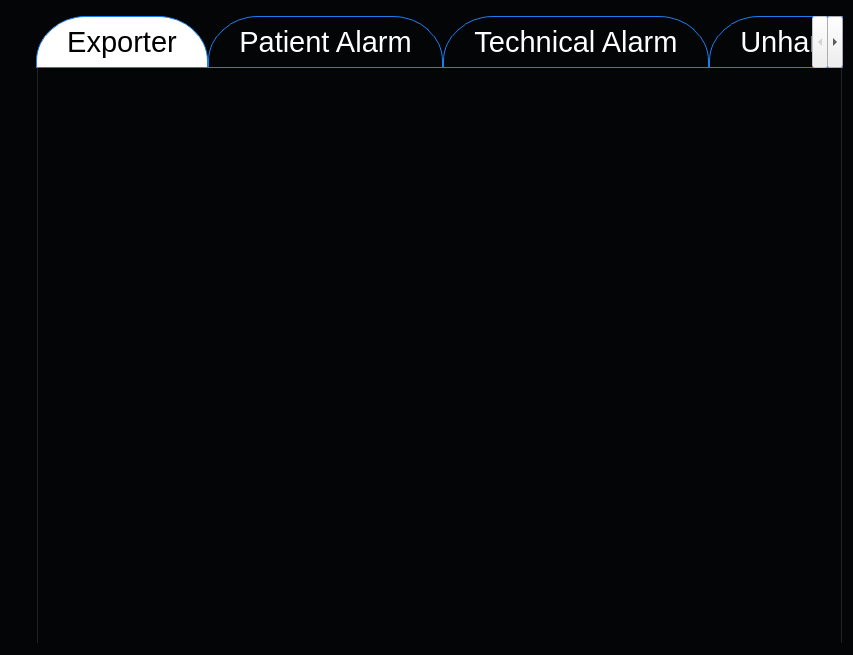
<?xml version="1.0" encoding="UTF-8"?>
<ui version="4.0">
 <class>Tab_Utilities_Widget</class>
 <widget class="QWidget" name="Tab_Utilities_Widget">
  <property name="geometry">
   <rect>
    <x>0</x>
    <y>0</y>
    <width>853</width>
    <height>655</height>
   </rect>
  </property>
  <property name="palette">
   <palette>
    <active>
     <colorrole role="Button">
      <brush brushstyle="SolidPattern">
       <color alpha="255">
        <red>4</red>
        <green>5</green>
        <blue>7</blue>
       </color>
      </brush>
     </colorrole>
     <colorrole role="Base">
      <brush brushstyle="SolidPattern">
       <color alpha="255">
        <red>4</red>
        <green>5</green>
        <blue>7</blue>
       </color>
      </brush>
     </colorrole>
     <colorrole role="Window">
      <brush brushstyle="SolidPattern">
       <color alpha="255">
        <red>4</red>
        <green>5</green>
        <blue>7</blue>
       </color>
      </brush>
     </colorrole>
    </active>
    <inactive>
     <colorrole role="Button">
      <brush brushstyle="SolidPattern">
       <color alpha="255">
        <red>4</red>
        <green>5</green>
        <blue>7</blue>
       </color>
      </brush>
     </colorrole>
     <colorrole role="Base">
      <brush brushstyle="SolidPattern">
       <color alpha="255">
        <red>4</red>
        <green>5</green>
        <blue>7</blue>
       </color>
      </brush>
     </colorrole>
     <colorrole role="Window">
      <brush brushstyle="SolidPattern">
       <color alpha="255">
        <red>4</red>
        <green>5</green>
        <blue>7</blue>
       </color>
      </brush>
     </colorrole>
    </inactive>
    <disabled>
     <colorrole role="Button">
      <brush brushstyle="SolidPattern">
       <color alpha="255">
        <red>4</red>
        <green>5</green>
        <blue>7</blue>
       </color>
      </brush>
     </colorrole>
     <colorrole role="Base">
      <brush brushstyle="SolidPattern">
       <color alpha="255">
        <red>4</red>
        <green>5</green>
        <blue>7</blue>
       </color>
      </brush>
     </colorrole>
     <colorrole role="Window">
      <brush brushstyle="SolidPattern">
       <color alpha="255">
        <red>4</red>
        <green>5</green>
        <blue>7</blue>
       </color>
      </brush>
     </colorrole>
    </disabled>
   </palette>
  </property>
  <property name="font">
   <font>
    <family>Arial</family>
   </font>
  </property>
  <property name="windowTitle">
   <string>Form</string>
  </property>
  <property name="styleSheet">
   <string notr="true">background-color: rgb(4, 5, 7);

QTabBar::tab{
	border:1px solid rgb(85, 255, 255);
	padding:8px 30px;
}
QTabBar::tab:selected{
color: rgb(0, 0, 0);
background-color: rgb(255, 255, 255);
}
QTabBar::tab:!selected{
color: rgb(255, 255, 255);
background-color: rgb(4, 5, 7);
}

</string>
  </property>
  <layout class="QGridLayout" name="gridLayout_4">
   <property name="leftMargin">
    <number>35</number>
   </property>
   <property name="topMargin">
    <number>15</number>
   </property>
   <property name="rightMargin">
    <number>9</number>
   </property>
   <property name="bottomMargin">
    <number>9</number>
   </property>
   <item row="0" column="1">
    <widget class="QWidget" name="layout_0" native="true">
     <layout class="QHBoxLayout" name="horizontalLayout_3">
      <property name="spacing">
       <number>0</number>
      </property>
      <property name="leftMargin">
       <number>1</number>
      </property>
      <property name="topMargin">
       <number>1</number>
      </property>
      <property name="rightMargin">
       <number>1</number>
      </property>
      <property name="bottomMargin">
       <number>1</number>
      </property>
      <item>
       <widget class="QTabWidget" name="UtilitiesTab_tabWidget">
        <property name="palette">
         <palette>
          <active>
           <colorrole role="WindowText">
            <brush brushstyle="SolidPattern">
             <color alpha="255">
              <red>255</red>
              <green>255</green>
              <blue>255</blue>
             </color>
            </brush>
           </colorrole>
           <colorrole role="Button">
            <brush brushstyle="SolidPattern">
             <color alpha="255">
              <red>4</red>
              <green>5</green>
              <blue>7</blue>
             </color>
            </brush>
           </colorrole>
           <colorrole role="Text">
            <brush brushstyle="SolidPattern">
             <color alpha="255">
              <red>255</red>
              <green>255</green>
              <blue>255</blue>
             </color>
            </brush>
           </colorrole>
           <colorrole role="Base">
            <brush brushstyle="SolidPattern">
             <color alpha="255">
              <red>4</red>
              <green>5</green>
              <blue>7</blue>
             </color>
            </brush>
           </colorrole>
           <colorrole role="Window">
            <brush brushstyle="SolidPattern">
             <color alpha="255">
              <red>4</red>
              <green>5</green>
              <blue>7</blue>
             </color>
            </brush>
           </colorrole>
           <colorrole role="Highlight">
            <brush brushstyle="SolidPattern">
             <color alpha="255">
              <red>27</red>
              <green>126</green>
              <blue>242</blue>
             </color>
            </brush>
           </colorrole>
           <colorrole role="ToolTipText">
            <brush brushstyle="SolidPattern">
             <color alpha="255">
              <red>255</red>
              <green>255</green>
              <blue>255</blue>
             </color>
            </brush>
           </colorrole>
          </active>
          <inactive>
           <colorrole role="WindowText">
            <brush brushstyle="SolidPattern">
             <color alpha="255">
              <red>0</red>
              <green>0</green>
              <blue>0</blue>
             </color>
            </brush>
           </colorrole>
           <colorrole role="Button">
            <brush brushstyle="SolidPattern">
             <color alpha="255">
              <red>4</red>
              <green>5</green>
              <blue>7</blue>
             </color>
            </brush>
           </colorrole>
           <colorrole role="Text">
            <brush brushstyle="SolidPattern">
             <color alpha="255">
              <red>0</red>
              <green>0</green>
              <blue>0</blue>
             </color>
            </brush>
           </colorrole>
           <colorrole role="Base">
            <brush brushstyle="SolidPattern">
             <color alpha="255">
              <red>4</red>
              <green>5</green>
              <blue>7</blue>
             </color>
            </brush>
           </colorrole>
           <colorrole role="Window">
            <brush brushstyle="SolidPattern">
             <color alpha="255">
              <red>4</red>
              <green>5</green>
              <blue>7</blue>
             </color>
            </brush>
           </colorrole>
           <colorrole role="Highlight">
            <brush brushstyle="SolidPattern">
             <color alpha="255">
              <red>48</red>
              <green>140</green>
              <blue>198</blue>
             </color>
            </brush>
           </colorrole>
           <colorrole role="ToolTipText">
            <brush brushstyle="SolidPattern">
             <color alpha="255">
              <red>0</red>
              <green>0</green>
              <blue>0</blue>
             </color>
            </brush>
           </colorrole>
          </inactive>
          <disabled>
           <colorrole role="WindowText">
            <brush brushstyle="SolidPattern">
             <color alpha="255">
              <red>190</red>
              <green>190</green>
              <blue>190</blue>
             </color>
            </brush>
           </colorrole>
           <colorrole role="Button">
            <brush brushstyle="SolidPattern">
             <color alpha="255">
              <red>4</red>
              <green>5</green>
              <blue>7</blue>
             </color>
            </brush>
           </colorrole>
           <colorrole role="Text">
            <brush brushstyle="SolidPattern">
             <color alpha="255">
              <red>190</red>
              <green>190</green>
              <blue>190</blue>
             </color>
            </brush>
           </colorrole>
           <colorrole role="Base">
            <brush brushstyle="SolidPattern">
             <color alpha="255">
              <red>4</red>
              <green>5</green>
              <blue>7</blue>
             </color>
            </brush>
           </colorrole>
           <colorrole role="Window">
            <brush brushstyle="SolidPattern">
             <color alpha="255">
              <red>4</red>
              <green>5</green>
              <blue>7</blue>
             </color>
            </brush>
           </colorrole>
           <colorrole role="Highlight">
            <brush brushstyle="SolidPattern">
             <color alpha="255">
              <red>145</red>
              <green>145</green>
              <blue>145</blue>
             </color>
            </brush>
           </colorrole>
           <colorrole role="ToolTipText">
            <brush brushstyle="SolidPattern">
             <color alpha="255">
              <red>0</red>
              <green>0</green>
              <blue>0</blue>
             </color>
            </brush>
           </colorrole>
          </disabled>
         </palette>
        </property>
        <property name="font">
         <font>
          <family>Arial</family>
          <pointsize>22</pointsize>
          <bold>false</bold>
         </font>
        </property>
        <property name="focusPolicy">
         <enum>Qt::NoFocus</enum>
        </property>
        <property name="styleSheet">
         <string notr="true">QTabBar::tab{
	border:1px solid rgb(27, 126, 242);
margin-left : 0px;
border-top-left-radius: 50px 45px;
border-top-right-radius: 50px 45px;
padding:8px 30px;
}
QTabBar::tab:first{
margin-left : 0px;
}
QTabBar::tab:selected{
color: rgb(0, 0, 0);
background-color: rgb(255, 255, 255);
}
QTabBar::tab:!selected{
color: rgb(255, 255, 255);
background-color: rgb(4, 5, 7);
}

</string>
        </property>
        <property name="tabShape">
         <enum>QTabWidget::Rounded</enum>
        </property>
        <property name="currentIndex">
         <number>0</number>
        </property>
        <widget class="QWidget" name="Exporter">
         <property name="styleSheet">
          <string notr="true">color: rgb(255, 255, 255);
background-color: rgb(4, 5, 7);</string>
         </property>
         <attribute name="title">
          <string>Exporter</string>
         </attribute>
         <layout class="QGridLayout" name="gridLayout_5">
          <property name="leftMargin">
           <number>0</number>
          </property>
          <property name="topMargin">
           <number>30</number>
          </property>
          <property name="rightMargin">
           <number>0</number>
          </property>
          <property name="bottomMargin">
           <number>0</number>
          </property>
          <property name="spacing">
           <number>0</number>
          </property>
          <item row="0" column="0">
           <widget class="QStackedWidget" name="exporterPage_stackedWidget">
            <property name="palette">
             <palette>
              <active>
               <colorrole role="WindowText">
                <brush brushstyle="SolidPattern">
                 <color alpha="255">
                  <red>255</red>
                  <green>255</green>
                  <blue>255</blue>
                 </color>
                </brush>
               </colorrole>
               <colorrole role="Button">
                <brush brushstyle="SolidPattern">
                 <color alpha="255">
                  <red>4</red>
                  <green>5</green>
                  <blue>7</blue>
                 </color>
                </brush>
               </colorrole>
               <colorrole role="Text">
                <brush brushstyle="SolidPattern">
                 <color alpha="255">
                  <red>255</red>
                  <green>255</green>
                  <blue>255</blue>
                 </color>
                </brush>
               </colorrole>
               <colorrole role="ButtonText">
                <brush brushstyle="SolidPattern">
                 <color alpha="255">
                  <red>255</red>
                  <green>255</green>
                  <blue>255</blue>
                 </color>
                </brush>
               </colorrole>
               <colorrole role="Base">
                <brush brushstyle="SolidPattern">
                 <color alpha="255">
                  <red>4</red>
                  <green>5</green>
                  <blue>7</blue>
                 </color>
                </brush>
               </colorrole>
               <colorrole role="Window">
                <brush brushstyle="SolidPattern">
                 <color alpha="255">
                  <red>4</red>
                  <green>5</green>
                  <blue>7</blue>
                 </color>
                </brush>
               </colorrole>
               <colorrole role="PlaceholderText">
                <brush brushstyle="SolidPattern">
                 <color alpha="255">
                  <red>255</red>
                  <green>255</green>
                  <blue>255</blue>
                 </color>
                </brush>
               </colorrole>
              </active>
              <inactive>
               <colorrole role="WindowText">
                <brush brushstyle="SolidPattern">
                 <color alpha="255">
                  <red>255</red>
                  <green>255</green>
                  <blue>255</blue>
                 </color>
                </brush>
               </colorrole>
               <colorrole role="Button">
                <brush brushstyle="SolidPattern">
                 <color alpha="255">
                  <red>4</red>
                  <green>5</green>
                  <blue>7</blue>
                 </color>
                </brush>
               </colorrole>
               <colorrole role="Text">
                <brush brushstyle="SolidPattern">
                 <color alpha="255">
                  <red>255</red>
                  <green>255</green>
                  <blue>255</blue>
                 </color>
                </brush>
               </colorrole>
               <colorrole role="ButtonText">
                <brush brushstyle="SolidPattern">
                 <color alpha="255">
                  <red>255</red>
                  <green>255</green>
                  <blue>255</blue>
                 </color>
                </brush>
               </colorrole>
               <colorrole role="Base">
                <brush brushstyle="SolidPattern">
                 <color alpha="255">
                  <red>4</red>
                  <green>5</green>
                  <blue>7</blue>
                 </color>
                </brush>
               </colorrole>
               <colorrole role="Window">
                <brush brushstyle="SolidPattern">
                 <color alpha="255">
                  <red>4</red>
                  <green>5</green>
                  <blue>7</blue>
                 </color>
                </brush>
               </colorrole>
               <colorrole role="PlaceholderText">
                <brush brushstyle="SolidPattern">
                 <color alpha="255">
                  <red>255</red>
                  <green>255</green>
                  <blue>255</blue>
                 </color>
                </brush>
               </colorrole>
              </inactive>
              <disabled>
               <colorrole role="WindowText">
                <brush brushstyle="SolidPattern">
                 <color alpha="255">
                  <red>255</red>
                  <green>255</green>
                  <blue>255</blue>
                 </color>
                </brush>
               </colorrole>
               <colorrole role="Button">
                <brush brushstyle="SolidPattern">
                 <color alpha="255">
                  <red>4</red>
                  <green>5</green>
                  <blue>7</blue>
                 </color>
                </brush>
               </colorrole>
               <colorrole role="Text">
                <brush brushstyle="SolidPattern">
                 <color alpha="255">
                  <red>255</red>
                  <green>255</green>
                  <blue>255</blue>
                 </color>
                </brush>
               </colorrole>
               <colorrole role="ButtonText">
                <brush brushstyle="SolidPattern">
                 <color alpha="255">
                  <red>255</red>
                  <green>255</green>
                  <blue>255</blue>
                 </color>
                </brush>
               </colorrole>
               <colorrole role="Base">
                <brush brushstyle="SolidPattern">
                 <color alpha="255">
                  <red>4</red>
                  <green>5</green>
                  <blue>7</blue>
                 </color>
                </brush>
               </colorrole>
               <colorrole role="Window">
                <brush brushstyle="SolidPattern">
                 <color alpha="255">
                  <red>4</red>
                  <green>5</green>
                  <blue>7</blue>
                 </color>
                </brush>
               </colorrole>
               <colorrole role="PlaceholderText">
                <brush brushstyle="SolidPattern">
                 <color alpha="255">
                  <red>255</red>
                  <green>255</green>
                  <blue>255</blue>
                 </color>
                </brush>
               </colorrole>
              </disabled>
             </palette>
            </property>
            <property name="currentIndex">
             <number>0</number>
            </property>
            <widget class="Tab_Utilities_exporterPage_Widget" name="exporterPage_widget">
             <property name="sizePolicy">
              <sizepolicy hsizetype="Expanding" vsizetype="Expanding">
               <horstretch>0</horstretch>
               <verstretch>0</verstretch>
              </sizepolicy>
             </property>
            </widget>
           </widget>
          </item>
         </layout>
        </widget>
        <widget class="QWidget" name="PatientAlarm">
         <property name="styleSheet">
          <string notr="true">color: rgb(255, 255, 255);
background-color: rgb(4, 5, 7);</string>
         </property>
         <attribute name="title">
          <string>Patient Alarm</string>
         </attribute>
         <layout class="QGridLayout" name="gridLayout">
          <property name="leftMargin">
           <number>0</number>
          </property>
          <property name="topMargin">
           <number>30</number>
          </property>
          <property name="rightMargin">
           <number>0</number>
          </property>
          <property name="bottomMargin">
           <number>0</number>
          </property>
          <property name="spacing">
           <number>0</number>
          </property>
          <item row="0" column="0">
           <layout class="QGridLayout" name="gridLayout_8">
            <property name="spacing">
             <number>0</number>
            </property>
            <item row="0" column="0">
             <widget class="Tab_Utilities_alarmHistoryPage_Widget" name="alarmHistoryPage_widget" native="true"/>
            </item>
           </layout>
          </item>
         </layout>
        </widget>
        <widget class="QWidget" name="TechnicalAlarm">
         <property name="palette">
          <palette>
           <active>
            <colorrole role="WindowText">
             <brush brushstyle="SolidPattern">
              <color alpha="255">
               <red>255</red>
               <green>255</green>
               <blue>255</blue>
              </color>
             </brush>
            </colorrole>
            <colorrole role="Button">
             <brush brushstyle="SolidPattern">
              <color alpha="255">
               <red>4</red>
               <green>5</green>
               <blue>7</blue>
              </color>
             </brush>
            </colorrole>
            <colorrole role="Text">
             <brush brushstyle="SolidPattern">
              <color alpha="255">
               <red>255</red>
               <green>255</green>
               <blue>255</blue>
              </color>
             </brush>
            </colorrole>
            <colorrole role="ButtonText">
             <brush brushstyle="SolidPattern">
              <color alpha="255">
               <red>255</red>
               <green>255</green>
               <blue>255</blue>
              </color>
             </brush>
            </colorrole>
            <colorrole role="Base">
             <brush brushstyle="SolidPattern">
              <color alpha="255">
               <red>4</red>
               <green>5</green>
               <blue>7</blue>
              </color>
             </brush>
            </colorrole>
            <colorrole role="Window">
             <brush brushstyle="SolidPattern">
              <color alpha="255">
               <red>4</red>
               <green>5</green>
               <blue>7</blue>
              </color>
             </brush>
            </colorrole>
            <colorrole role="PlaceholderText">
             <brush brushstyle="SolidPattern">
              <color alpha="255">
               <red>255</red>
               <green>255</green>
               <blue>255</blue>
              </color>
             </brush>
            </colorrole>
           </active>
           <inactive>
            <colorrole role="WindowText">
             <brush brushstyle="SolidPattern">
              <color alpha="255">
               <red>255</red>
               <green>255</green>
               <blue>255</blue>
              </color>
             </brush>
            </colorrole>
            <colorrole role="Button">
             <brush brushstyle="SolidPattern">
              <color alpha="255">
               <red>4</red>
               <green>5</green>
               <blue>7</blue>
              </color>
             </brush>
            </colorrole>
            <colorrole role="Text">
             <brush brushstyle="SolidPattern">
              <color alpha="255">
               <red>255</red>
               <green>255</green>
               <blue>255</blue>
              </color>
             </brush>
            </colorrole>
            <colorrole role="ButtonText">
             <brush brushstyle="SolidPattern">
              <color alpha="255">
               <red>255</red>
               <green>255</green>
               <blue>255</blue>
              </color>
             </brush>
            </colorrole>
            <colorrole role="Base">
             <brush brushstyle="SolidPattern">
              <color alpha="255">
               <red>4</red>
               <green>5</green>
               <blue>7</blue>
              </color>
             </brush>
            </colorrole>
            <colorrole role="Window">
             <brush brushstyle="SolidPattern">
              <color alpha="255">
               <red>4</red>
               <green>5</green>
               <blue>7</blue>
              </color>
             </brush>
            </colorrole>
            <colorrole role="PlaceholderText">
             <brush brushstyle="SolidPattern">
              <color alpha="255">
               <red>255</red>
               <green>255</green>
               <blue>255</blue>
              </color>
             </brush>
            </colorrole>
           </inactive>
           <disabled>
            <colorrole role="WindowText">
             <brush brushstyle="SolidPattern">
              <color alpha="255">
               <red>255</red>
               <green>255</green>
               <blue>255</blue>
              </color>
             </brush>
            </colorrole>
            <colorrole role="Button">
             <brush brushstyle="SolidPattern">
              <color alpha="255">
               <red>4</red>
               <green>5</green>
               <blue>7</blue>
              </color>
             </brush>
            </colorrole>
            <colorrole role="Text">
             <brush brushstyle="SolidPattern">
              <color alpha="255">
               <red>255</red>
               <green>255</green>
               <blue>255</blue>
              </color>
             </brush>
            </colorrole>
            <colorrole role="ButtonText">
             <brush brushstyle="SolidPattern">
              <color alpha="255">
               <red>255</red>
               <green>255</green>
               <blue>255</blue>
              </color>
             </brush>
            </colorrole>
            <colorrole role="Base">
             <brush brushstyle="SolidPattern">
              <color alpha="255">
               <red>4</red>
               <green>5</green>
               <blue>7</blue>
              </color>
             </brush>
            </colorrole>
            <colorrole role="Window">
             <brush brushstyle="SolidPattern">
              <color alpha="255">
               <red>4</red>
               <green>5</green>
               <blue>7</blue>
              </color>
             </brush>
            </colorrole>
            <colorrole role="PlaceholderText">
             <brush brushstyle="SolidPattern">
              <color alpha="255">
               <red>255</red>
               <green>255</green>
               <blue>255</blue>
              </color>
             </brush>
            </colorrole>
           </disabled>
          </palette>
         </property>
         <property name="styleSheet">
          <string notr="true">color: rgb(255, 255, 255);
background-color: rgb(4, 5, 7);</string>
         </property>
         <attribute name="title">
          <string>Technical Alarm</string>
         </attribute>
         <layout class="QGridLayout" name="gridLayout_6">
          <property name="leftMargin">
           <number>0</number>
          </property>
          <property name="topMargin">
           <number>30</number>
          </property>
          <property name="rightMargin">
           <number>0</number>
          </property>
          <property name="bottomMargin">
           <number>0</number>
          </property>
          <property name="spacing">
           <number>0</number>
          </property>
          <item row="0" column="0">
           <layout class="QGridLayout" name="gridLayout_7">
            <property name="spacing">
             <number>0</number>
            </property>
            <item row="0" column="0">
             <widget class="Tab_Utilities_alarmHistoryPage_Widget" name="technicalHistoryPage_widget" native="true"/>
            </item>
           </layout>
          </item>
         </layout>
        </widget>
        <widget class="QWidget" name="UnhandledAlarm">
         <attribute name="title">
          <string>Unhandled Alarm</string>
         </attribute>
         <layout class="QGridLayout" name="gridLayout_2">
          <property name="leftMargin">
           <number>0</number>
          </property>
          <property name="topMargin">
           <number>30</number>
          </property>
          <property name="rightMargin">
           <number>0</number>
          </property>
          <property name="bottomMargin">
           <number>0</number>
          </property>
          <property name="spacing">
           <number>0</number>
          </property>
          <item row="0" column="0">
           <layout class="QGridLayout" name="gridLayout_3">
            <item row="0" column="0">
             <widget class="Tab_Utilities_alarmHistoryPage_Widget" name="UnhandledAlarm_widget" native="true"/>
            </item>
           </layout>
          </item>
         </layout>
        </widget>
       </widget>
      </item>
     </layout>
    </widget>
   </item>
  </layout>
 </widget>
 <customwidgets>
  <customwidget>
   <class>Tab_Utilities_alarmHistoryPage_Widget</class>
   <extends>QWidget</extends>
   <header>Tab_Utilities_alarmHistoryPage_Widget.h</header>
   <container>1</container>
  </customwidget>
  <customwidget>
   <class>Tab_Utilities_exporterPage_Widget</class>
   <extends>QWidget</extends>
   <header>Tab_Utilities_exporterPage_Widget.h</header>
   <container>1</container>
  </customwidget>
 </customwidgets>
 <resources/>
 <connections/>
</ui>
